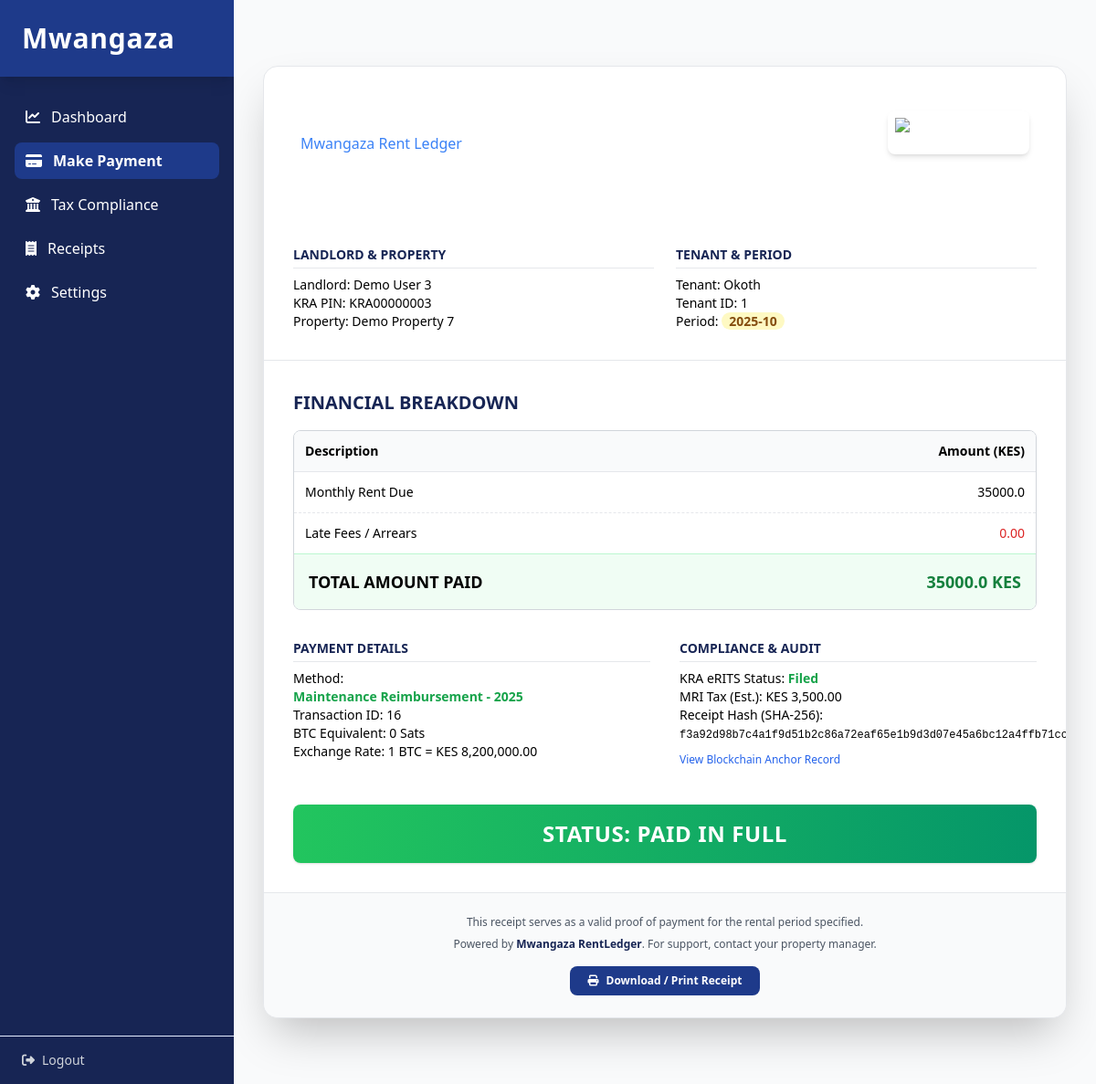
Screenshot of /tenant_receipt with the database file from the repository.
### tables this page shows
CREATE TABLE users (
            id INTEGER PRIMARY KEY AUTOINCREMENT,
            username TEXT UNIQUE NOT NULL,
            email TEXT UNIQUE NOT NULL,
            password_hash TEXT NOT NULL,
            role TEXT NOT NULL CHECK(role IN ('tenant', 'landlord')),
            full_name TEXT,
            phone TEXT,
            kra_pin TEXT,
            created_at TIMESTAMP DEFAULT CURRENT_TIMESTAMP,
            is_active BOOLEAN DEFAULT 1
        );

CREATE TABLE properties (
            id INTEGER PRIMARY KEY AUTOINCREMENT,
            landlord_id INTEGER NOT NULL,
            property_name TEXT NOT NULL,
            address TEXT,
            monthly_rent REAL NOT NULL,
            created_at TIMESTAMP DEFAULT CURRENT_TIMESTAMP,
            FOREIGN KEY (landlord_id) REFERENCES users(id)
        );

CREATE TABLE payments (
            id INTEGER PRIMARY KEY AUTOINCREMENT,
            tenant_id INTEGER NOT NULL,
            landlord_id INTEGER NOT NULL,
            tenacy_id INTEGER,
            amount REAL NOT NULL,
            currency TEXT DEFAULT 'KES',
            description TEXT,
            status TEXT DEFAULT 'confirmed' CHECK(status IN ('pending','confirmed','failed')),
            created_at TIMESTAMP DEFAULT CURRENT_TIMESTAMP, merchant_request_id TEXT,
            FOREIGN KEY (tenant_id) REFERENCES users(id),
            FOREIGN KEY (landlord_id) REFERENCES users(id)
        );

### app/routes/tenant.py (the view)
@bp.route('/tenant_receipt', endpoint='tenantreceipt')
@tenant_required
def tenant_receipt():
    user_id = session.get('user_id')
    last_payment = get_latest_payment_by_tenant(user_id)
    tenancy = (get_tenancies_by_tenant(user_id) or [None])[0]
    landlord = None
    if tenancy:
        conn = get_db()
        landlord = conn.execute('SELECT * FROM users WHERE id = ?', (tenancy['landlord_id'],)).fetchone()
        conn.close()
    return render_template('tenant_receipt.html', payment=last_payment, tenancy=tenancy, landlord=landlord)

### app/context.py (called while the page is built)
def register_context(app):
    @app.context_processor
    def inject_user():
        return dict(
            logged_in=('user_id' in session),
            username=session.get('username'),
            role=session.get('role')
        )

### blueprints/auth.py (called while the page is built, shortened)
def _ensure_demo_session(role='tenant'):
    try:
        ensure_demo_data()
    except Exception:
        pass
    if 'user_id' in session:
        return
    try:
        conn = get_db()
        row = conn.execute('SELECT * FROM users WHERE role = ? ORDER BY id LIMIT 1', (role,)).fetchone()
        conn.close()
        if row:
            session['user_id'] = row['id']
            session['username'] = row['username']
            session['email'] = row['email']
            session['role'] = row['role']
            session['full_name'] = row['full_name']
    except Exception:
        return

def tenant_required(f):
    @wraps(f)
    def wrapper(*args, **kwargs):
        if AUTH_DISABLED:
            try:
                _ensure_demo_session(role='tenant')
            except Exception:
                pass
            return f(*args, **kwargs)
    return wrapper

### models.py (called while the page is built, shortened)
def get_db():
    conn = sqlite3.connect(DATABASE)
    conn.row_factory = sqlite3.Row
    return conn

def get_latest_payment_by_tenant(tenant_id):
    conn = get_db()
    payment = conn.execute(
        'SELECT * FROM payments WHERE tenant_id = ? ORDER BY created_at DESC LIMIT 1',
        (tenant_id,)
    ).fetchone()
    conn.close()
    return payment

def get_user_count():
    conn = get_db()
    row = conn.execute('SELECT COUNT(1) as c FROM users').fetchone()
    conn.close()
    return row['c'] if row else 0

def ensure_demo_data():
    if get_user_count() > 0:
        return

def get_tenancies_by_tenant(tenant_id):
    conn = get_db()
    tenancies = conn.execute(
        '''SELECT t.*, p.property_name, u.full_name AS landlord_name
           FROM tenancies t
           JOIN properties p ON t.property_id = p.id
           JOIN users u ON t.landlord_id = u.id
           WHERE t.tenant_id = ?''',
        (tenant_id,)
    ).fetchall()
    conn.close()
    return tenancies

### templates/tenant_receipt.html (shortened to what this page needs)
{% extends "tenant_base.html" %}
{% block content %}
<div class="max-w-4xl mx-auto my-10 bg-white shadow-2xl receipt-container border border-gray-200 rounded-2xl overflow-hidden">
  <header class="py-8 px-6 sm:px-10 receipt-header-gradient text-white">
    <div class="flex flex-col sm:flex-row sm:items-start sm:justify-between gap-6">
      <div>
        <h1 class="text-3xl font-bold">OFFICIAL RENT PAYMENT RECEIPT</h1>
        <p class="mt-1 text-blue-500">Mwangaza Rent Ledger</p>
      </div>
      <img src="{{ url_for('static', filename='assets/img/mwangaza-logo.png') }}"
           alt="Mwangaza Logo"
           class="h-12 w-auto self-end bg-white p-2 rounded-lg shadow-md" />
    </div>
    <div class="mt-4 text-sm sm:flex sm:space-x-8">
      <p>Receipt No: <span class="font-semibold">RL-{{ payment['id'] if payment else '000' }}</span></p>
      <p>Date Issued: <span class="font-semibold">{{ payment['created_at'] if payment else '' }}</span></p>
    </div>
  </header>
  <section class="grid grid-cols-1 sm:grid-cols-2 gap-6 p-8 border-b border-gray-200 text-sm">
    <div>
      <h2 class="font-bold text-mwangaza-dark mb-2 border-b pb-1">LANDLORD &amp; PROPERTY</h2>
      <p><span class="font-medium">Landlord:</span> {{ landlord['full_name'] if landlord else '—' }}</p>
      <p><span class="font-medium">KRA PIN:</span> {{ landlord['kra_pin'] if landlord else '—' }}</p>
  <p><span class="font-medium">Property:</span> {{ tenancy['property_name'] if tenancy and tenancy['property_name'] else '—' }}</p>
    </div>
    <div>
      <h2 class="font-bold text-mwangaza-dark mb-2 border-b pb-1">TENANT &amp; PERIOD</h2>
      <p><span class="font-medium">Tenant:</span> {{ session.get('full_name') or session.get('username') }}</p>
      <p><span class="font-medium">Tenant ID:</span> {{ session.get('user_id') }}</p>
      <p><span class="font-medium">Period:</span>
  <span class="bg-yellow-100 px-2 rounded-full font-semibold text-yellow-800">{{ payment['created_at'][:7] if payment and payment['created_at'] else '' }}</span>
      </p>
    </div>
  </section>
  <section class="p-8">
    <h2 class="font-bold text-mwangaza-dark text-lg sm:text-xl mb-4">FINANCIAL BREAKDOWN</h2>
    <div class="border border-gray-300 rounded-lg overflow-hidden text-sm">
      <div class="grid grid-cols-3 bg-gray-50 font-semibold p-3 border-b">
        <div class="col-span-2">Description</div>
        <div class="text-right">Amount (KES)</div>
      </div>
      <div class="grid grid-cols-3 p-3">
        <div class="col-span-2">Monthly Rent Due</div>
        <div class="text-right">{{ payment['amount'] if payment else '—' }}</div>
      </div>
      <div class="grid grid-cols-3 p-3 border-t border-dashed">
        <div class="col-span-2 font-medium">Late Fees / Arrears</div>
        <div class="text-right text-red-600 font-medium">0.00</div>
      </div>
      <div class="grid grid-cols-3 p-4 bg-green-50 font-bold text-lg border-t border-green-200">
        <div class="col-span-2">TOTAL AMOUNT PAID</div>
        <div class="text-right text-green-700">{{ payment['amount'] if payment else '—' }} KES</div>
      </div>
    </div>
    <div class="mt-8 text-sm grid grid-cols-1 sm:grid-cols-2 gap-8">
      <div>
        <h3 class="font-bold text-mwangaza-dark mb-2 border-b pb-1">PAYMENT DETAILS</h3>
        <p><span class="font-medium">Method:</span>
          <span class="font-semibold text-green-600 flex items-center">{{ payment['description'] if payment else '—' }}</span>
        </p>
        <p><span class="font-medium">Transaction ID:</span>
          <span class="truncate-mono">{{ payment['id'] if payment else '' }}</span></p>
        <p><span class="font-medium">BTC Equivalent:</span> 0 Sats</p>
        <p><span class="font-medium">Exchange Rate:</span> 1 BTC = KES 8,200,000.00</p>
      </div>
      <div>
        <h3 class="font-bold text-mwangaza-dark mb-2 border-b pb-1">COMPLIANCE &amp; AUDIT</h3>
        <p><span class="font-medium">KRA eRITS Status:</span>
          <span class="font-bold text-green-600">Filed</span></p>
        <p><span class="font-medium">MRI Tax (Est.):</span> KES 3,500.00</p>
        <p><span class="font-medium">Receipt Hash (SHA-256):</span>
          <span class="font-mono text-xs truncate-mono">
            f3a92d98b7c4a1f9d51b2c86a72eaf65e1b9d3d07e45a6bc12a4ffb71cc23310
          </span>
        </p>
        <p class="mt-2">
          <a href="https://blockstream.info/tx/0000000000000000000demo"
             target="_blank"
             class="text-xs text-blue-600 hover:underline">
            View Blockchain Anchor Record
          </a>
        </p>
      </div>
    </div>
    <div class="mt-10 text-center p-4 bg-gradient-to-r from-green-500 to-emerald-600 rounded-lg shadow">
      <p class="text-xl sm:text-2xl font-extrabold text-white tracking-wide">STATUS: PAID IN FULL</p>
    </div>
  </section>
  <footer class="p-6 border-t border-gray-200 text-center text-xs text-gray-600 bg-gray-50 no-print">
    <p class="mb-2">This receipt serves as a valid proof of payment for the rental period specified.</p>
    <p>Powered by <span class="font-semibold text-mwangaza-dark">Mwangaza RentLedger</span>. For support, contact your property manager.</p>
    <div class="mt-4">
      <button onclick="window.print()"
              class="inline-flex items-center gap-2 bg-mwangaza hover:bg-mwangaza-dark text-white font-semibold py-2 px-5 rounded-lg transition">
        <i class="fa-solid fa-print"></i> Download / Print Receipt
      </button>
    </div>
  </footer>
</div>
{% endblock %}

### rows the page displays
users: full_name "Demo User 3", kra_pin "KRA00000003"
properties: property_name "Demo Property 7"
users: get "Okoth"
payments: created_at "2025-10", amount "35000.0", description "Maintenance Reimbursement - 2025", id "16"

### other values shown
{{ session.get('user_id') }} "1"
